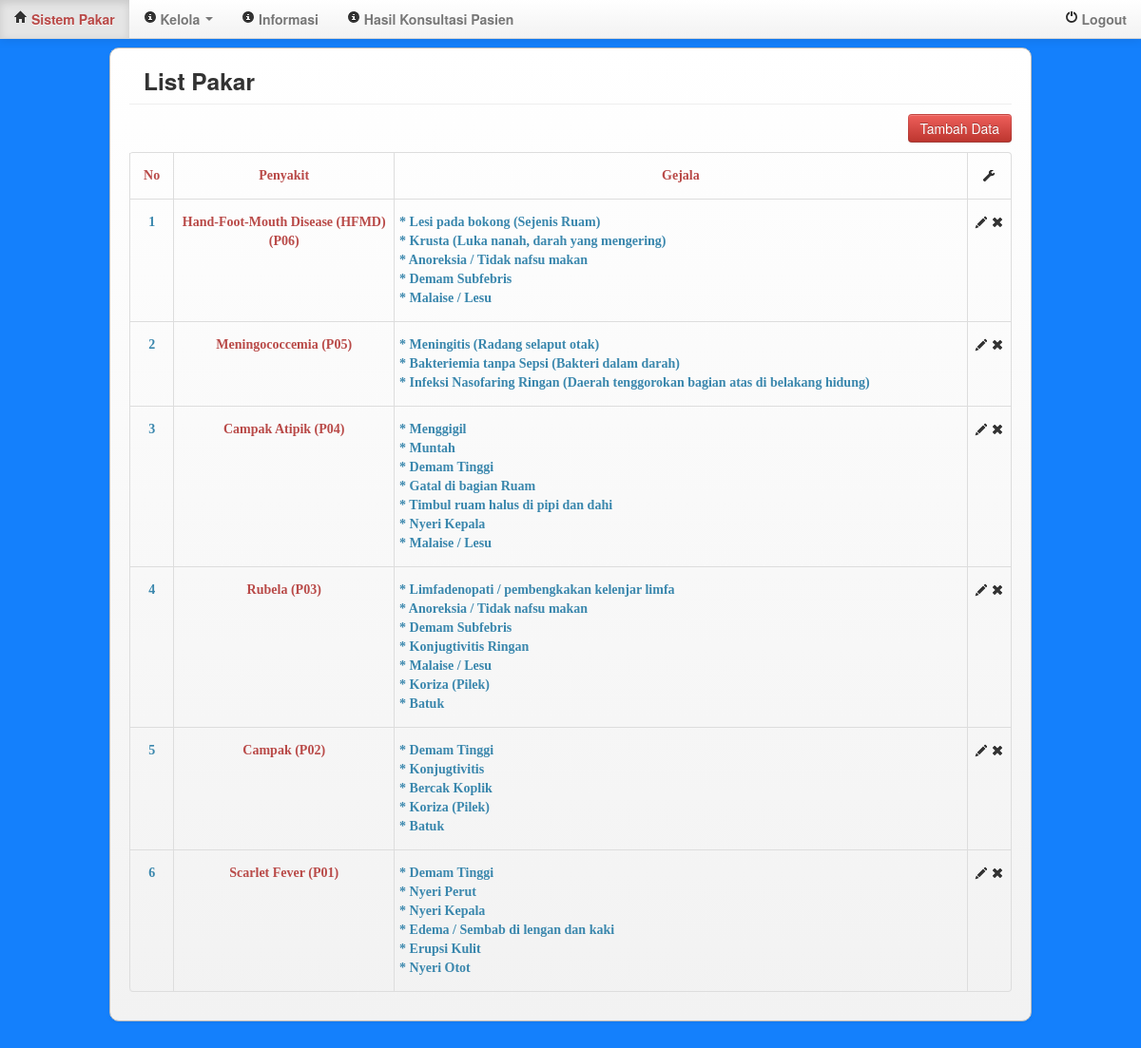
The page /adm/pakar.php (signed in) on the database its author committed.
### tables this page shows
CREATE TABLE IF NOT EXISTS `penyakit_gejala` (
  `id_pg` int(3) NOT NULL AUTO_INCREMENT,
  `kode_penyakit` varchar(10) NOT NULL,
  `id_gejala` int(3) NOT NULL,
  PRIMARY KEY (`id_pg`)
);

CREATE TABLE IF NOT EXISTS `penyakit` (
  `kode_penyakit` varchar(10) NOT NULL,
  `nama_penyakit` varchar(100) NOT NULL,
  `ket` text NOT NULL,
  `solusi` text NOT NULL,
  PRIMARY KEY (`kode_penyakit`)
);

CREATE TABLE IF NOT EXISTS `gejala` (
  `id_gejala` int(3) NOT NULL AUTO_INCREMENT,
  `kode_gejala` varchar(10) NOT NULL,
  `nama_gejala` text NOT NULL,
  `bobot` int(3) NOT NULL,
  PRIMARY KEY (`id_gejala`),
  UNIQUE KEY `kode_gejala` (`kode_gejala`)
);

### adm/pakar.php (the view, shortened to what this page needs)
<!DOCTYPE html>
<html lang="en">
<head>
	<link href="../css/bootstrap.min.css" rel="stylesheet" media="screen">
</head>
<body>
<?php
	include_once('menu.php');
?>
<div class="container">
        <div class="navbar-inner" style="border:1px solid #bbb; border-radius:10px; padding:10px 20px 10px 20px; margin-top:50px; margin-left:auto; margin-right:auto;">
			<div>
            	<div class="modal-header">
                	<h3>List Pakar</h3>
                </div>
            	<div style="margin-top:10px" class="text-right">
            		<a href="pakar.add.php"><input name="tambah" type="submit" id="tambah" value="Tambah Data" class="btn btn-danger"></a>
                </div>
                <div style="margin-top:10px">
                    <table class="table table-condensed table-bordered table-hover">
                        <thead>
                            <td width="5%"><font face="Comic Sans MS, cursive" class="text-error text-center"><h5>No</h5></font></td>
                            <td width="25%"><font face="Comic Sans MS, cursive" class="text-error text-center"><h5>Penyakit</h5></font></td>
                            <td width="65%"><font face="Comic Sans MS, cursive" class="text-error text-center"><h5>Gejala</h5></font></td>
                            <td width="5%"><font face="Comic Sans MS, cursive" class="text-error text-center"><h5><span class="icon-wrench"></span></h5></font></td>
                        </thead>
                        <?php
                            $i = 1;
                            $spg = mysql_query("select * from penyakit_gejala group by kode_penyakit desc");
                            while($dpg = mysql_fetch_array($spg)){
                                $sp = mysql_query("select * from penyakit where kode_penyakit='$dpg[kode_penyakit]'");
                                $dp = mysql_fetch_array($sp);
                        ?>
                        <tbody>
                        	<td><font face="Comic Sans MS, cursive" class="text-info text-center"><h5><?php echo $i;?></h5></font></td>
                            <td><font face="Comic Sans MS, cursive" class="text-error text-center"><h5>
                                <?php echo "$dp[nama_penyakit] ($dpg[kode_penyakit])";?>
                                </h5></font>
                            </td>
                            <td><font face="Comic Sans MS, cursive" class="text-info text-left"><h5>
                                <?php
                                    $sg = mysql_query("select * from penyakit_gejala where kode_penyakit='$dpg[kode_penyakit]'");
                                    while($dg = mysql_fetch_array($sg)){
                                        $sp1 = mysql_query("select * from gejala where id_gejala='$dg[id_gejala]'");
                                        $dp1 = mysql_fetch_array($sp1);
                                        echo "* $dp1[nama_gejala]<br>";
                                    }
                                ?>
                                </h5></font>
                            </td>
                            <td>
                        	<font face="Comic Sans MS, cursive" class="text-info text-center"><h5>
                                <a class="tip" href="pakar.update.php?kode=<?php echo $dpg['kode_penyakit'];?>" data-toggle="tooltip" data-placement="bottom"
                                    title="Edit"><span class="icon-pencil"></span></a>
                                <a class="tip" href="pakar.delete.php?kode=<?php echo $dpg['kode_penyakit'];?>" data-toggle="tooltip" data-placement="bottom"
                                    title="Hapus"><span class="icon-remove"></span></a>
							</h5></font>
						</td>
                        </tbody>
                        <?php $i++; } ?>
                    </table>
                </div>
			</div>
    	</div>
</div>
<br><br><br><br>
</body>
</html>

### adm/pakar.php (style rules this page uses)
body { background-image: url(../img/body.jpg); background-repeat: repeat; background-attachment: fixed; }

### rows shown on the page
penyakit_gejala: kode_penyakit.nama_penyakit "Hand-Foot-Mouth Disease (HFMD)", kode_penyakit "P06", id_gejala.nama_gejala "Lesi pada bokong (Sejenis Ruam)"
penyakit_gejala: id_gejala.nama_gejala "Krusta (Luka nanah, darah yang mengering)"
penyakit_gejala: id_gejala.nama_gejala "Anoreksia / Tidak nafsu makan"
penyakit_gejala: id_gejala.nama_gejala "Demam Subfebris"
penyakit_gejala: id_gejala.nama_gejala "Malaise / Lesu"
penyakit_gejala: kode_penyakit.nama_penyakit "Meningococcemia", kode_penyakit "P05", id_gejala.nama_gejala "Meningitis (Radang selaput otak)"
penyakit_gejala: id_gejala.nama_gejala "Bakteriemia tanpa Sepsi (Bakteri dalam darah)"
penyakit_gejala: id_gejala.nama_gejala "Infeksi Nasofaring Ringan (Daerah tenggorokan bagian atas di belakang hidung)"
penyakit_gejala: kode_penyakit.nama_penyakit "Campak Atipik", kode_penyakit "P04", id_gejala.nama_gejala "Menggigil"
penyakit_gejala: id_gejala.nama_gejala "Muntah"
penyakit_gejala: id_gejala.nama_gejala "Demam Tinggi"
penyakit_gejala: id_gejala.nama_gejala "Gatal di bagian Ruam"
penyakit_gejala: id_gejala.nama_gejala "Timbul ruam halus di pipi dan dahi"
penyakit_gejala: id_gejala.nama_gejala "Nyeri Kepala"
penyakit_gejala: id_gejala.nama_gejala "Malaise / Lesu"
penyakit_gejala: kode_penyakit.nama_penyakit "Rubela", kode_penyakit "P03", id_gejala.nama_gejala "Limfadenopati / pembengkakan kelenjar limfa"
penyakit_gejala: id_gejala.nama_gejala "Anoreksia / Tidak nafsu makan"
penyakit_gejala: id_gejala.nama_gejala "Demam Subfebris"
penyakit_gejala: id_gejala.nama_gejala "Konjugtivitis Ringan"
penyakit_gejala: id_gejala.nama_gejala "Malaise / Lesu"
penyakit_gejala: id_gejala.nama_gejala "Koriza (Pilek)"
penyakit_gejala: id_gejala.nama_gejala "Batuk"
penyakit_gejala: kode_penyakit.nama_penyakit "Campak", kode_penyakit "P02", id_gejala.nama_gejala "Demam Tinggi"
penyakit_gejala: id_gejala.nama_gejala "Konjugtivitis"
penyakit_gejala: id_gejala.nama_gejala "Bercak Koplik"
penyakit_gejala: id_gejala.nama_gejala "Koriza (Pilek)"
penyakit_gejala: id_gejala.nama_gejala "Batuk"
penyakit_gejala: kode_penyakit.nama_penyakit "Scarlet Fever", kode_penyakit "P01", id_gejala.nama_gejala "Demam Tinggi"
penyakit_gejala: id_gejala.nama_gejala "Nyeri Perut"
penyakit_gejala: id_gejala.nama_gejala "Nyeri Kepala"
penyakit_gejala: id_gejala.nama_gejala "Edema / Sembab di lengan dan kaki"
penyakit_gejala: id_gejala.nama_gejala "Erupsi Kulit"
penyakit_gejala: id_gejala.nama_gejala "Nyeri Otot"
